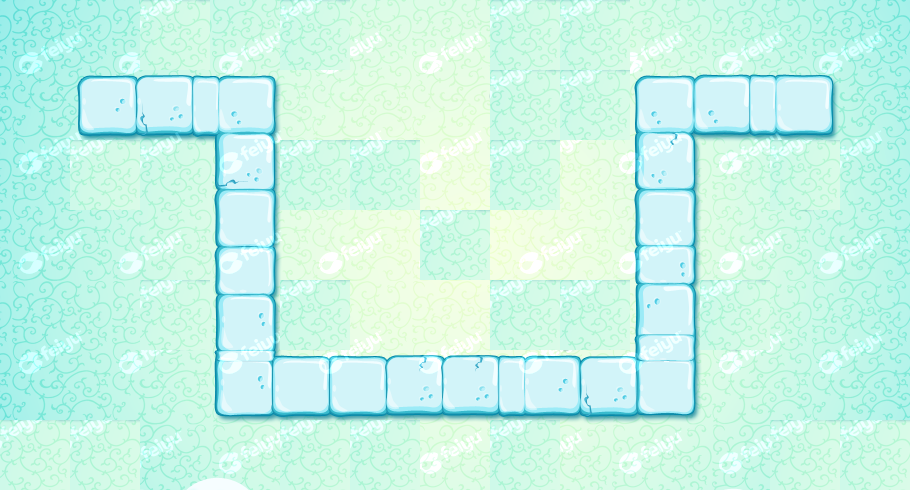

Rendered tile map (Tiled .tmx) drawn with the repository's tilesets; below, a short description and the map source with its tile grids summarised:
An orthogonal 13x7 tile map with 70x70 px tiles, 1 tile layer (bg) and 9 objects (player).

<map version="1.0" orientation="orthogonal" renderorder="left-down" width="13" height="7" tilewidth="70" tileheight="70" nextobjectid="50">
 <tileset firstgid="1" name="1" tilewidth="70" tileheight="70" tilecount="91" columns="13">
  <image source="1.png" width="910" height="490" />
  <tile id="0">
   <properties>
    <property name="type" value="ground" />
   </properties>
  </tile>
  <tile id="1">
   <properties>
    <property name="type" value="ground" />
   </properties>
  </tile>
  <tile id="2">
   <properties>
    <property name="type" value="block" />
   </properties>
  </tile>
  <tile id="3">
   <properties>
    <property name="type" value="ground" />
   </properties>
  </tile>
  <tile id="4">
   <properties>
    <property name="type" value="block" />
   </properties>
  </tile>
  <tile id="5">
   <properties>
    <property name="type" value="ground" />
   </properties>
  </tile>
  <tile id="6">
   <properties>
    <property name="type" value="ground" />
   </properties>
  </tile>
  <tile id="7">
   <properties>
    <property name="type" value="block" />
   </properties>
  </tile>
  <tile id="8">
   <properties>
    <property name="type" value="block" />
   </properties>
  </tile>
  <tile id="9">
   <properties>
    <property name="type" value="ground" />
   </properties>
  </tile>
  <tile id="10">
   <properties>
    <property name="type" value="ground" />
   </properties>
  </tile>
  <tile id="11">
   <properties>
    <property name="type" value="ground" />
   </properties>
  </tile>
  <tile id="13">
   <properties>
    <property name="type" value="ground" />
   </properties>
  </tile>
  <tile id="14">
   <properties>
    <property name="type" value="rode" />
   </properties>
  </tile>
  <tile id="15">
   <properties>
    <property name="type" value="rode" />
   </properties>
  </tile>
  <tile id="16">
   <properties>
    <property name="type" value="rode" />
   </properties>
  </tile>
  <tile id="17">
   <properties>
    <property name="type" value="ground" />
   </properties>
  </tile>
  <tile id="18">
   <properties>
    <property name="type" value="ground" />
   </properties>
  </tile>
  <tile id="19">
   <properties>
    <property name="type" value="ground" />
   </properties>
  </tile>
  <tile id="20">
   <properties>
    <property name="type" value="block" />
   </properties>
  </tile>
  <tile id="21">
   <properties>
    <property name="type" value="block" />
   </properties>
  </tile>
  <tile id="22">
   <properties>
    <property name="type" value="rode" />
   </properties>
  </tile>
  <tile id="23">
   <properties>
    <property name="type" value="rode" />
   </properties>
  </tile>
  <tile id="24">
   <properties>
    <property name="type" value="rode" />
   </properties>
  </tile>
  <tile id="26">
   <properties>
    <property name="type" value="ground" />
   </properties>
  </tile>
  <tile id="27">
   <properties>
    <property name="type" value="block" />
   </properties>
  </tile>
  <tile id="28">
   <properties>
    <property name="type" value="ground" />
   </properties>
  </tile>
  <tile id="29">
   <properties>
    <property name="type" value="rode" />
   </properties>
  </tile>
  <tile id="30">
   <properties>
    <property name="type" value="block" />
   </properties>
  </tile>
  <tile id="31">
   <properties>
    <property name="type" value="block" />
   </properties>
  </tile>
  <tile id="32">
   <properties>
    <property name="type" value="ground" />
   </properties>
  </tile>
  <tile id="33">
   <properties>
    <property name="type" value="block" />
   </properties>
  </tile>
  <tile id="34">
   <properties>
    <property name="type" value="ground" />
   </properties>
  </tile>
  <tile id="35">
   <properties>
    <property name="type" value="rode" />
   </properties>
  </tile>
  <tile id="36">
   <properties>
    <property name="type" value="ground" />
   </properties>
  </tile>
  <tile id="37">
   <properties>
    <property name="type" value="block" />
   </properties>
  </tile>
  <tile id="39">
   <properties>
    <property name="type" value="ground" />
   </properties>
  </tile>
  <tile id="40">
   <properties>
    <property name="type" value="ground" />
   </properties>
  </tile>
  <tile id="41">
   <properties>
    <property name="type" value="ground" />
   </properties>
  </tile>
  <tile id="42">
   <properties>
    <property name="type" value="rode" />
   </properties>
  </tile>
  <tile id="43">
   <properties>
    <property name="type" value="ground" />
   </properties>
  </tile>
  <tile id="44">
   <properties>
    <property name="type" value="ground" />
   </properties>
  </tile>
  <tile id="45">
   <properties>
    <property name="type" value="block" />
   </properties>
  </tile>
  <tile id="46">
   <properties>
    <property name="type" value="ground" />
   </properties>
  </tile>
  <tile id="47">
   <properties>
    <property name="type" value="ground" />
   </properties>
  </tile>
  <tile id="48">
   <properties>
    <property name="type" value="rode" />
   </properties>
  </tile>
  <tile id="49">
   <properties>
    <property name="type" value="ground" />
   </properties>
  </tile>
  <tile id="50">
   <properties>
    <property name="type" value="ground" />
   </properties>
  </tile>
  <tile id="52">
   <properties>
    <property name="type" value="ground" />
   </properties>
  </tile>
  <tile id="53">
   <properties>
    <property name="type" value="ground" />
   </properties>
  </tile>
  <tile id="54">
   <properties>
    <property name="type" value="block" />
   </properties>
  </tile>
  <tile id="55">
   <properties>
    <property name="type" value="rode" />
   </properties>
  </tile>
  <tile id="56">
   <properties>
    <property name="type" value="block" />
   </properties>
  </tile>
  <tile id="57">
   <properties>
    <property name="type" value="ground" />
   </properties>
  </tile>
  <tile id="58">
   <properties>
    <property name="type" value="ground" />
   </properties>
  </tile>
  <tile id="61">
   <properties>
    <property name="type" value="rode" />
   </properties>
  </tile>
  <tile id="62">
   <properties>
    <property name="type" value="block" />
   </properties>
  </tile>
  <tile id="63">
   <properties>
    <property name="type" value="ground" />
   </properties>
  </tile>
  <tile id="65">
   <properties>
    <property name="type" value="ground" />
   </properties>
  </tile>
  <tile id="66">
   <properties>
    <property name="type" value="ground" />
   </properties>
  </tile>
  <tile id="67">
   <properties>
    <property name="type" value="ground" />
   </properties>
  </tile>
  <tile id="68">
   <properties>
    <property name="type" value="rode" />
   </properties>
  </tile>
  <tile id="69">
   <properties>
    <property name="type" value="rode" />
   </properties>
  </tile>
  <tile id="70">
   <properties>
    <property name="type" value="rode" />
   </properties>
  </tile>
  <tile id="71">
   <properties>
    <property name="type" value="rode" />
   </properties>
  </tile>
  <tile id="72">
   <properties>
    <property name="type" value="rode" />
   </properties>
  </tile>
  <tile id="73">
   <properties>
    <property name="type" value="rode" />
   </properties>
  </tile>
  <tile id="74">
   <properties>
    <property name="type" value="rode" />
   </properties>
  </tile>
  <tile id="75">
   <properties>
    <property name="type" value="ground" />
   </properties>
  </tile>
  <tile id="76">
   <properties>
    <property name="type" value="ground" />
   </properties>
  </tile>
  <tile id="80">
   <properties>
    <property name="type" value="ground" />
   </properties>
  </tile>
  <tile id="81">
   <properties>
    <property name="type" value="ground" />
   </properties>
  </tile>
  <tile id="84">
   <properties>
    <property name="type" value="ground" />
   </properties>
  </tile>
  <tile id="85">
   <properties>
    <property name="type" value="block" />
   </properties>
  </tile>
  <tile id="86">
   <properties>
    <property name="type" value="ground" />
   </properties>
  </tile>
  <tile id="87">
   <properties>
    <property name="type" value="ground" />
   </properties>
  </tile>
  <tile id="88">
   <properties>
    <property name="type" value="ground" />
   </properties>
  </tile>
  <tile id="89">
   <properties>
    <property name="type" value="ground" />
   </properties>
  </tile>
 </tileset>
 <layer name="bg" width="13" height="7">
  <data>[91 cells, 91 non-empty, 67 distinct tile ids]</data>
 </layer>
 <objectgroup name="road">
  <object id="2" x="70" y="140" />
  <object id="3" x="210" y="140" />
  <object id="4" x="210" y="420" />
  <object id="5" x="630" y="420" />
  <object id="6" x="630" y="140" />
  <object id="7" x="770" y="140" />
 </objectgroup>
 <objectgroup name="start_end">
  <object id="27" x="70" y="140" />
  <object id="28" x="770" y="140" />
 </objectgroup>
 <objectgroup name="object">
  <object id="44" name="player" x="95" y="93" width="23" height="24" />
 </objectgroup>
</map>
